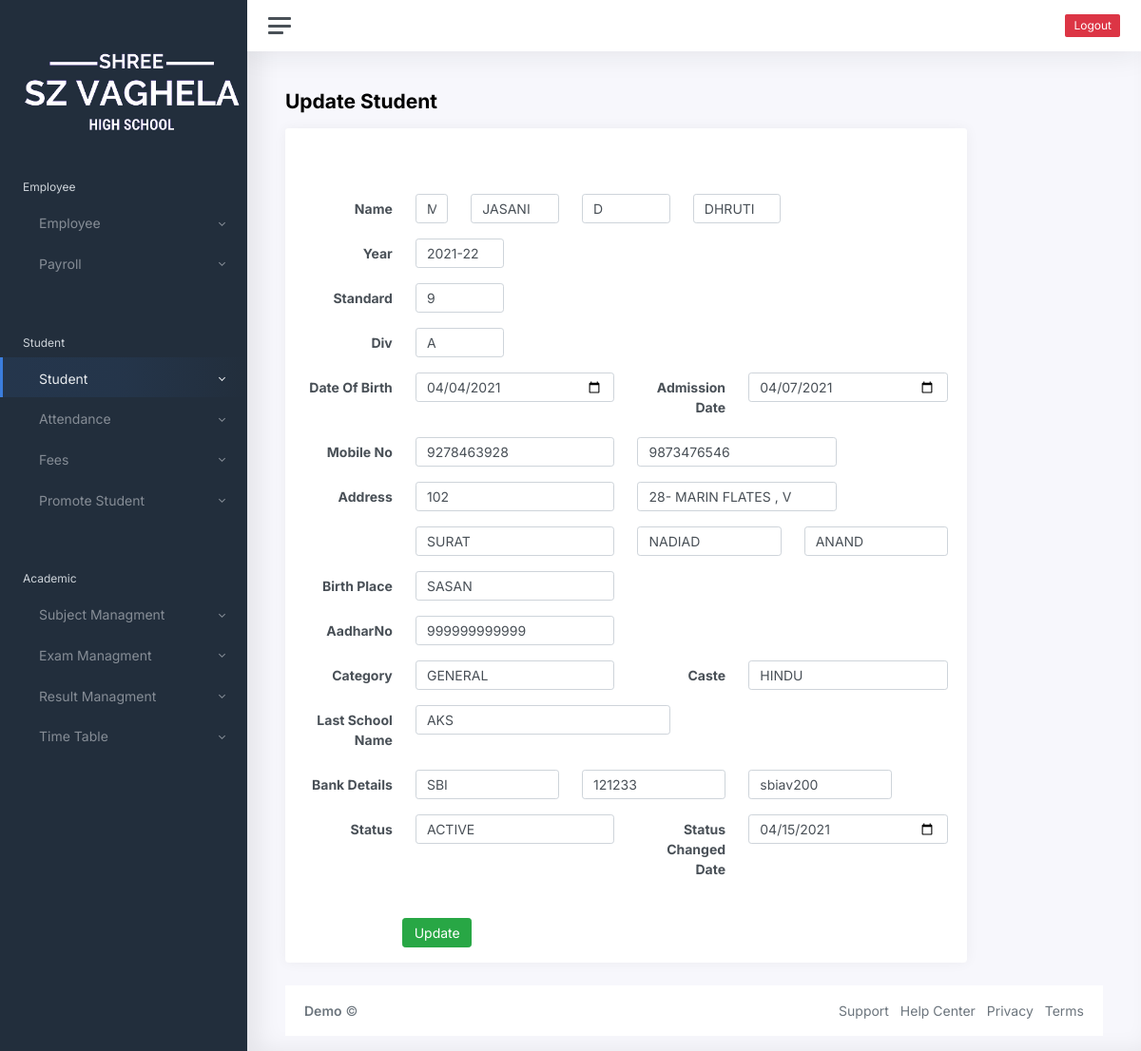
The app's page /student/update1.php?StuGRNo=10000 (signed in) with its own data.
### tables this page shows
CREATE TABLE `studentmaster` (
  `date` datetime NOT NULL,
  `StuUIDNo` varchar(13) NOT NULL,
  `StuGRNo` varchar(30) NOT NULL,
  `StuRollNo` int(20) NOT NULL,
  `Stuprefix` varchar(50) NOT NULL,
  `StuStudentName` varchar(150) NOT NULL,
  `Stumiddle` varchar(100) NOT NULL,
  `StuLastname` varchar(100) NOT NULL,
  `StuAcdemicyear` varchar(10) NOT NULL,
  `StuStandard` bigint(10) NOT NULL,
  `StuDiv` varchar(10) NOT NULL,
  `StuGender` varchar(10) NOT NULL,
  `StuDOB` date NOT NULL,
  `StuDateOfAdmission` date NOT NULL,
  `StuParentMobileNumber1` decimal(10,0) NOT NULL,
  `StuParentMobileNumber2` decimal(10,0) NOT NULL,
  `StuHouseNo` varchar(20) NOT NULL,
  `StuStreetName` varchar(20) NOT NULL,
  `StuLocation` varchar(50) NOT NULL,
  `StuCity` varchar(20) NOT NULL,
  `StuDist` varchar(20) NOT NULL,
  `StuBirthPlace` varchar(150) NOT NULL,
  `StuAadharNo` decimal(12,0) NOT NULL,
  `StuCategory` varchar(50) NOT NULL,
  `StuCaste` varchar(50) NOT NULL,
  `StuLastschoolname` varchar(50) NOT NULL,
  `StuBankname` varchar(20) NOT NULL,
  `StuBankACno` varchar(20) NOT NULL,
  `StuBankIFSCcode` varchar(20) NOT NULL,
  `StuStatus` varchar(15) NOT NULL,
  `StuStatusChangedDate` date NOT NULL,
  `file` varchar(255) NOT NULL,
  `filename` varchar(255) NOT NULL,
  `uploadfile` varchar(255) NOT NULL,
  `uploadfilename` varchar(255) NOT NULL
);

### student/update1.php (the view, shortened to what this page needs)
<?php
include("connectdb.php");
 $StuGRNo=$_GET['StuGRNo'];
    $result=mysqli_query($conn,"SELECT * FROM studentmaster WHERE StuGRNo=$StuGRNo");
    while ($res=mysqli_fetch_array($result))
     {
    $Stuprefix=$res['Stuprefix'];
	$StuStudentName=strtoupper($res['StuStudentName']);
	$Stumiddle=strtoupper($res['Stumiddle']);
	$StuLastname=strtoupper($res['StuLastname']);
	$StuAcdemicyear=$res['StuAcdemicyear'];
	$StuStandard=$res['StuStandard'];
	$StuDiv=$res['StuDiv'];
	$StuDOB=$res['StuDOB'];
	$StuDateOfAdmission=$res['StuDateOfAdmission'];
	$StuParentMobileNumber1=$res['StuParentMobileNumber1'];
	$StuParentMobileNumber2=$res['StuParentMobileNumber2'];
	$StuHouseNo=$res['StuHouseNo'];
	$StuStreetName=strtoupper($res['StuStreetName']);
	$StuLocation=strtoupper($res['StuLocation']);
	$StuCity=strtoupper($res['StuCity']);
	$StuDist=strtoupper($res['StuDist']);
	$StuBirthPlace=strtoupper($res['StuBirthPlace']);
	$StuAadharNo=$res['StuAadharNo']??"";
	$StuCategory=$res['StuCategory'];
	$StuCaste=strtoupper($res['StuCaste']);
	$StuLastschoolname=strtoupper($res['StuLastschoolname']);
	$StuBankname=strtoupper($res['StuBankname']);
	$StuBankACno=$res['StuBankACno']??"";
	$StuBankIFSCcode=$res['StuBankIFSCcode'];
	$StuStatus=$res['StuStatus'];
	$StuStatusChangedDate=$res['StuStatusChangedDate'];
    }
?>
<!DOCTYPE html>
<html lang="en">
<head>
	<link href="../payroll/css/app.css" rel="stylesheet">
</head>
<body>
	<div class="wrapper">
		<nav id="sidebar" class="sidebar">
			<div class="sidebar-content js-simplebar">
				<a class="sidebar-brand">
					<span width="30px">&nbsp;</span>
					<img src="../logo.png" alt="logo" srcset="" height="100px">
				</a>
				<ul class="sidebar-nav">
					<li class="sidebar-header">
						Employee
					</li>
					<li class="sidebar-item">
						<a href="#emp" data-toggle="collapse" class="sidebar-link collapsed">
							<i class="align-middle"></i> <span class="align-middle">Employee</span>
						</a>
					</li>
					<li class="sidebar-item">
						<a href="#payr" data-toggle="collapse" class="sidebar-link collapsed">
							<i class="align-middle"></i> <span class="align-middle">Payroll</span>
						</a>
					</li>
					<li class="sidebar-header">
						</li>
					<li class="sidebar-header">
						Student
					</li>
					<li class="sidebar-item  active">
						<a href="#addstu" data-toggle="collapse" class="sidebar-link collapsed">
							<i class="align-middle"></i> <span class="align-middle">Student</span>
						</a>
					</li>
					<li class="sidebar-item ">
						<a href="#attend" data-toggle="collapse" class="sidebar-link collapsed">
							<i class="align-middle"></i> <span class="align-middle">Attendance</span>
						</a>
					</li>
					<li class="sidebar-item ">
						<a href="#fee" data-toggle="collapse" class="sidebar-link collapsed">
							<i class="align-middle"></i> <span class="align-middle">Fees</span>
						</a>
					</li>
					<li class="sidebar-item ">
						<a href="#pstu" data-toggle="collapse" class="sidebar-link collapsed">
							<i class="align-middle"></i> <span class="align-middle">Promote Student </span>
						</a>
					</li>
					<li class="sidebar-header">
						</li>
					<li class="sidebar-header">
						Academic
					</li>
					<li class="sidebar-item ">
						<a href="#addsubject" data-toggle="collapse" class="sidebar-link collapsed">
							<i class="align-middle"></i> <span class="align-middle">Subject Managment</span>
						</a>
					</li>
					<li class="sidebar-item ">
						<a href="#exammaster" data-toggle="collapse" class="sidebar-link collapsed">
							<i class="align-middle"></i> <span class="align-middle">Exam Managment</span>
						</a>
					</li>
					<li class="sidebar-item ">
						<a href="#resultmaster" data-toggle="collapse" class="sidebar-link collapsed">
							<i class="align-middle"></i> <span class="align-middle">Result Managment</span>
						</a>
					</li>
					<li class="sidebar-item ">
						<a href="#timetable" data-toggle="collapse" class="sidebar-link collapsed">
							<i class="align-middle"></i> <span class="align-middle">Time Table</span>
						</a>
					</li>
				</ul>
			</div>
		</nav>
		<div class="main">
            <nav class="navbar navbar-expand navbar-light navbar-bg">
                <a class="sidebar-toggle d-flex">
                    <i class="hamburger align-self-center"></i>
                </a>
                <div class="navbar-collapse collapse">
                    <ul class="navbar-nav navbar-align">
                    <button type="button" class="btn btn-sm btn-danger" id="logout">Logout</button>
                    </ul>
                </div>
            </nav>
			<main class="content">
				<div class="container-fluid p-0">
					<h1 class="h3 mb-3" style="font-weight: bold;">Update Student</h1>
				</div>
				<div class="col-12 col-xl-10">
					<div class="card">
						<div class="card-header">
						</div>
						<div class="card-body">
							<form action="<?php echo $_SERVER['PHP_SELF']; ?>" method="GET" enctype="multipart/form-data" onsubmit="return validation()">
										<div class="mb-3 row">
											<label class="col-form-label col-sm-2 text-sm-right" style="font-weight: bold;">Name</label>
											<div class="col-sm-1">
												<select class="form-control" value="<?php echo $Stuprefix?>" name="Stuprefix">
													<option <?php
													if($Stuprefix=='MR.')
													{
														echo "selected";
													}
													?>>MR.</option>
												</select>
											</div>
											<div class="col-sm-2">
												<input type="text" class="form-control"
												name="StuStudentName" value="<?php echo $StuStudentName?>" placeholder="FirstName"  required>
											</div>
											<div class="col-sm-2">
												<input type="text" class="form-control"
												name="Stumiddle" value="<?php echo $Stumiddle?>"  placeholder="MiddelName" required>
											</div>
											<div class="col-sm-2">
												<input type="text" class="form-control"
												name="StuLastname" value="<?php echo $StuLastname?>" placeholder="LastName" required>
											</div>
											</div>
<div class="mb-3 row">
											<label class="col-form-label col-sm-2 text-sm-right" style="font-weight: bold;">Year</label>
											<div class="col-sm-2">
                                            <select name="StuAcdemicyear" class="form-control" value="<?php echo "$StuAcdemicyear"?>">
                                                       <option
                                                       <?php
                                                       if ($StuAcdemicyear=='2021-22') {
                                                       	echo "selected";
                                                       }
                                                       ?>>2021-22</option>
                                                </option>       </select>
                                     </div>
								</div>
								<div class="mb-3 row">
									<label class="col-form-label col-sm-2 text-sm-right" style="font-weight: bold;">Standard</label>
									<div class="col-sm-2">
										<select class="form-control" name="StuStandard" value="<?php echo "$StuStandard" ?>">
											<option value="9" <?php
																if ($StuStandard == '9') {
																	echo "selected";
																}
																?>>9</option>
										</select>
									</div>
								</div>
								<div class="mb-3 row">
									<label class="col-form-label col-sm-2 text-sm-right" style="font-weight: bold;">Div</label>
									<div class="col-sm-2">
										<select class="form-control" name="StuDiv" value="<?php echo "$StuDiv" ?>">
											<option value="A" <?php
																if ($StuDiv == 'A') {
																	echo "selected";
																}
																?>>A</option>
										</select>
									</div>
								</div>
								<div class="mb-3 row">
									<label class="col-form-label col-sm-2 text-sm-right" style="font-weight: bold;">Date Of Birth</label>
									<div class="col-sm-4">
										<input type="date" class="form-control" name="StuDOB" value="<?php echo "$StuDOB" ?>">
									</div>
									<label class="col-form-label col-sm-2 text-sm-right" style="font-weight: bold;">Admission Date</label>
									<div class="col-sm-4">
										<input type="date" class="form-control" name="StuDateOfAdmission" value="<?php echo "$StuDateOfAdmission" ?>">
									</div>
								</div>
								<div class="mb-3 row">
											<label class="col-form-label col-sm-2 text-sm-right" style="font-weight: bold;">Mobile No</label>
											<div class="col-sm-4">
												<input type="number" class="form-control" name="StuParentMobileNumber1" value="<?php echo"$StuParentMobileNumber1"?>" placeholder="primary No"
												id="mobile1" autocomplete="off">
											</div>
											<div class="col-sm-4">
												<input type="number" class="form-control" name="StuParentMobileNumber2"  value="<?php echo "$StuParentMobileNumber2"?>" id="mobile2" placeholder="Secondary No">
											</div>
										</div>
								<div class="mb-3 row">
									<label class="col-form-label col-sm-2 text-sm-right" style="font-weight: bold;">Address</label>
									<div class="col-sm-4">
										<input type="text" class="form-control" name="StuHouseNo" placeholder="House No" value="<?php echo "$StuHouseNo" ?>">
									</div>
									<div class="col-sm-4">
										<input type="text" class="form-control" placeholder="Street Name" name="StuStreetName" value="<?php echo "$StuStreetName" ?>">
									</div>
								</div>
								<div class="mb-3 row">
									<div class="col-sm-4 ml-sm-auto">
										<input type="text" class="form-control" placeholder="Location" name="StuLocation" value="<?php echo "$StuLocation" ?>">
									</div>
									<div class="col-sm-3">
										<input type="text" class="form-control" placeholder="City" name="StuCity" value="<?php echo "$StuCity" ?>">
									</div>
									<div class="col-sm-3">
										<input type="text" class="form-control" placeholder="Dist" name="StuDist" value="<?php echo "$StuDist" ?>">
									</div>
								</div>
								<div class="mb-3 row">
									<label class="col-form-label col-sm-2 text-sm-right" style="font-weight: bold;">Birth Place</label>
									<div class="col-sm-4">
										<input type="text" class="form-control" name="StuBirthPlace" placeholder="" value="<?php echo "$StuBirthPlace" ?>">
									</div>
								</div>
								<div class="mb-3 row">
											<label class="col-form-label col-sm-2 text-sm-right" style="font-weight: bold;">AadharNo</label>
											<div class="col-sm-4">
												<input type="number" class="form-control" name="StuAadharNo" placeholder="" value="<?php echo "$StuAadharNo"?>" id="aadharNo" >
											</div>
										</div>
								<div class="mb-3 row">
									<label class="col-form-label col-sm-2 text-sm-right" style="font-weight: bold;">Category</label>
									<div class="col-sm-4">
										<select class="form-control" name="StuCategory" value="<?php echo "$StuCategory" ?>">
											<option class="form-check" value="General" <?php
																						if ($StuCategory == 'GENERAL')
																							echo "selected";
																						?>>GENERAL</option>
										</select>
									</div>
									<label class="col-form-label col-sm-2 text-sm-right" style="font-weight: bold;">Caste</label>
									<div class="col-sm-4">
										<input type="text" class="form-control" name="StuCaste" placeholder="" value="<?php echo "$StuCaste" ?>">
									</div>
								</div>
								<div class="mb-3 row">
									<label class="col-form-label col-sm-2 text-sm-right" style="font-weight: bold;">Last School Name</label>
									<div class="col-sm-5">
										<input type="text" class="form-control" name="StuLastschoolname" placeholder="" value="<?php echo "$StuLastschoolname" ?>">
									</div>
								</div>
								<div class="mb-3 row">
									<label class="col-form-label col-sm-2 text-sm-right" style="font-weight: bold;">Bank Details</label>
									<div class="col-sm-3">
										<input type="text" class="form-control" name="StuBankname" placeholder="Bank Name" value="<?php echo "$StuBankname" ?>">
									</div>
									<div class="col-sm-3">
										<input type="number" class="form-control" name="StuBankACno" placeholder="A/c No" value="<?php echo "$StuBankACno" ?>">
									</div>
									<div class="col-sm-3">
										<input type="text" class="form-control" name="StuBankIFSCcode" placeholder="IFSC Code" value="<?php echo "$StuBankIFSCcode" ?>">
									</div>
								</div>
								<div class="mb-3 row">
									<label class="col-form-label col-sm-2 text-sm-right" style="font-weight: bold;">Status</label>
									<div class="col-sm-4">
										<select class="form-control" name="StuStatus" value="<?php echo "$StuStatus" ?>">
											<option value="ACTIVE" <?php
																	if ($StuStatus == 'ACTIVE') {
																		echo "selected";
																	}
																	?>>ACTIVE</option>
										</select>
									</div>
									<label class="col-form-label col-sm-2 text-sm-right" style="font-weight: bold;">Status Changed Date</label>
									<div class="col-sm-4">
										<input type="date" class="form-control" name="StuStatusChangedDate" value="<?php echo "$StuStatusChangedDate" ?>">
									</div>
								</div>
						</div>
						<div class="mb-3 row">
							<div class="col-sm-10 ml-sm-auto">
								<input type="submit" class="btn btn-custom-sm btn-success" name="test_update" id="updatebtn" value="Update">
							</div>
						</div>
					</div>
				</div>
				<footer class="footer">
					<div class="container-fluid">
						<div class="row text-muted">
							<div class="col-6 text-left">
								<p class="mb-0">
									<a href="index.html" class="text-muted"><strong>Demo</strong></a> &copy;
								</p>
							</div>
							<div class="col-6 text-right">
								<ul class="list-inline">
									<li class="list-inline-item">
										<a class="text-muted" href="#">Support</a>
									</li>
									<li class="list-inline-item">
										<a class="text-muted" href="#">Help Center</a>
									</li>
									<li class="list-inline-item">
										<a class="text-muted" href="#">Privacy</a>
									</li>
									<li class="list-inline-item">
										<a class="text-muted" href="#">Terms</a>
									</li>
								</ul>
							</div>
						</div>
					</div>
				</footer>
		</div>
	</div>
</body>
</html>

### records on screen
studentmaster: Stuprefix "MR.", StuStudentName "JASANI", Stumiddle "D", StuLastname "DHRUTI", StuAcdemicyear "2021-22", StuStandard "9", StuDiv "A", StuDOB "04/04/2021", StuDateOfAdmission "04/07/2021", StuParentMobileNumber1 "9278463928", StuParentMobileNumber2 "9873476546", StuHouseNo "102", StuStreetName "28- MARIN FLATES , V", StuLocation "SURAT", StuCity "NADIAD", StuDist "ANAND", StuBirthPlace "SASAN", StuAadharNo "999999999999", StuCategory "GENERAL", StuCaste "HINDU", StuLastschoolname "AKS", StuBankname "SBI", StuBankACno "121233", StuBankIFSCcode "sbiav200", StuStatus "ACTIVE", StuStatusChangedDate "04/15/2021"
